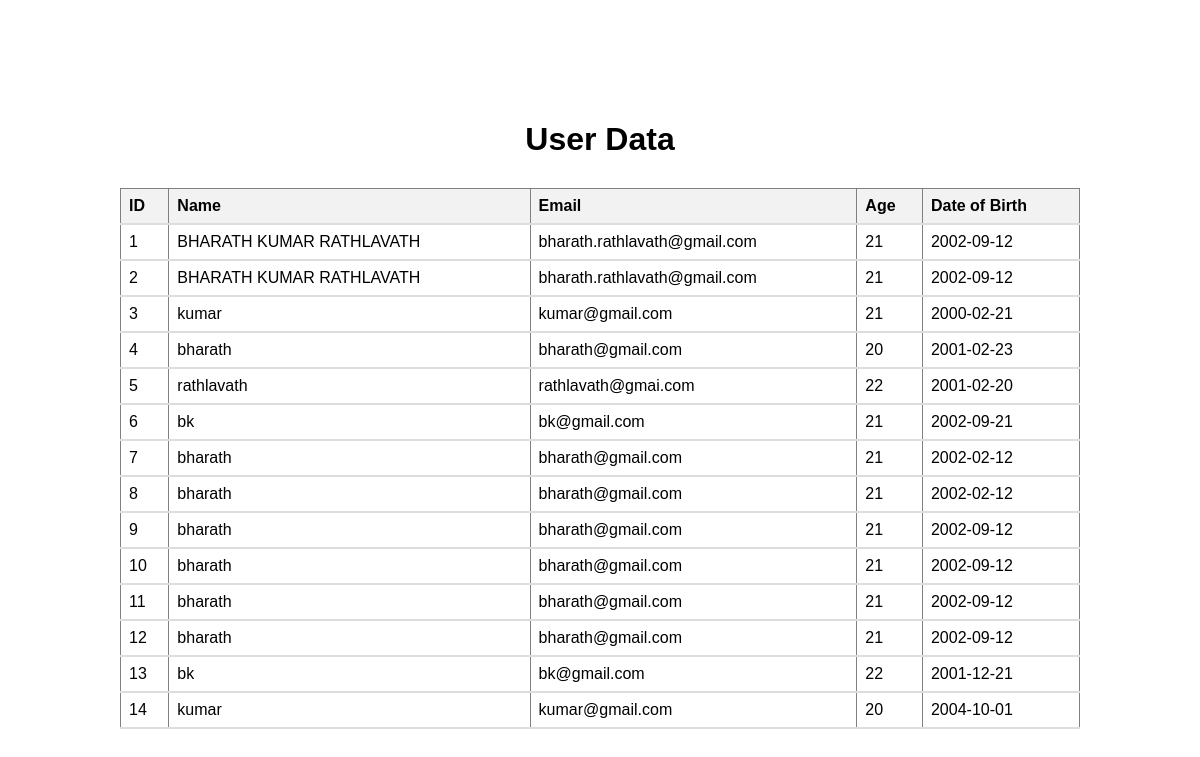
/retrieve, run on the app's committed database.
### tables this page shows
CREATE TABLE users 
             (id INTEGER PRIMARY KEY AUTOINCREMENT, 
             name TEXT, email TEXT, age INTEGER, dob DATE);

### app.py (the view)
@app.route('/retrieve')
def retrieve():
    conn = sqlite3.connect('user_data.db')
    c = conn.cursor()
    c.execute('''SELECT * FROM users''')
    data = c.fetchall()
    conn.close()
    return render_template('retrieve.html', data=data, submitted=True)

### templates/retrieve.html (shortened to what this page needs)
<!DOCTYPE html>
<html lang="en">
<head>
    <link rel="stylesheet" href="{{ url_for('static', filename='styles.css') }}">
</head>
<body {% if submitted %}class="submitted"{% endif %}>
    <h1>User Data</h1>
    <table border="1">
        <tr>
            <th>ID</th>
            <th>Name</th>
            <th>Email</th>
            <th>Age</th>
            <th>Date of Birth</th>
        </tr>
        {% for row in data %}
        <tr>
            <td>{{ row[0] }}</td>
            <td>{{ row[1] }}</td>
            <td>{{ row[2] }}</td>
            <td>{{ row[3] }}</td>
            <td>{{ row[4] }}</td>
        </tr>
        {% endfor %}
    </table>
</body>
</html>

### static/styles.css (style rules this page uses)
body { font-family: Arial, sans-serif; background-image: url('../static/images/backgroundimage.jpg'); background-size: cover; background-position: center; background-repeat: no-repeat; margin: 0; padding: 0; display: flex; justify-content: center; align-items: center; height: 100vh; flex-direction: column; }
h1 { text-align: center; margin-bottom: 10px; margin-top:50px; }
table { width: 80%; background-color: #fff; border-collapse: collapse; margin-top: 20px; }
table th, table td { padding: 8px; border-bottom: 2px solid #ddd; text-align: left; }
table th { background-color: #f2f2f2; }
body.submitted { background-image: none; }

### data on the page
users: id "1", name "BHARATH KUMAR RATHLAVATH", email "bharath.rathlavath@gmail.com", age "21", dob "2002-09-12"
users: id "2", name "BHARATH KUMAR RATHLAVATH", email "bharath.rathlavath@gmail.com", age "21", dob "2002-09-12"
users: id "3", name "kumar", email "kumar@gmail.com", age "21", dob "2000-02-21"
users: id "4", name "bharath", email "bharath@gmail.com", age "20", dob "2001-02-23"
users: id "5", name "rathlavath", email "rathlavath@gmai.com", age "22", dob "2001-02-20"
users: id "6", name "bk", email "bk@gmail.com", age "21", dob "2002-09-21"
users: id "7", name "bharath", email "bharath@gmail.com", age "21", dob "2002-02-12"
users: id "8", name "bharath", email "bharath@gmail.com", age "21", dob "2002-02-12"
users: id "9", name "bharath", email "bharath@gmail.com", age "21", dob "2002-09-12"
users: id "10", name "bharath", email "bharath@gmail.com", age "21", dob "2002-09-12"
users: id "11", name "bharath", email "bharath@gmail.com", age "21", dob "2002-09-12"
users: id "12", name "bharath", email "bharath@gmail.com", age "21", dob "2002-09-12"
users: id "13", name "bk", email "bk@gmail.com", age "22", dob "2001-12-21"
users: id "14", name "kumar", email "kumar@gmail.com", age "20", dob "2004-10-01"
